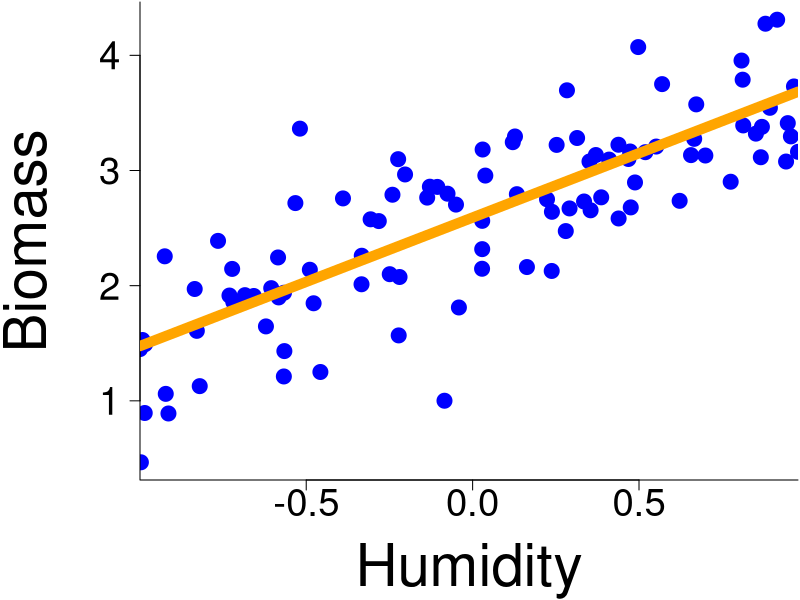
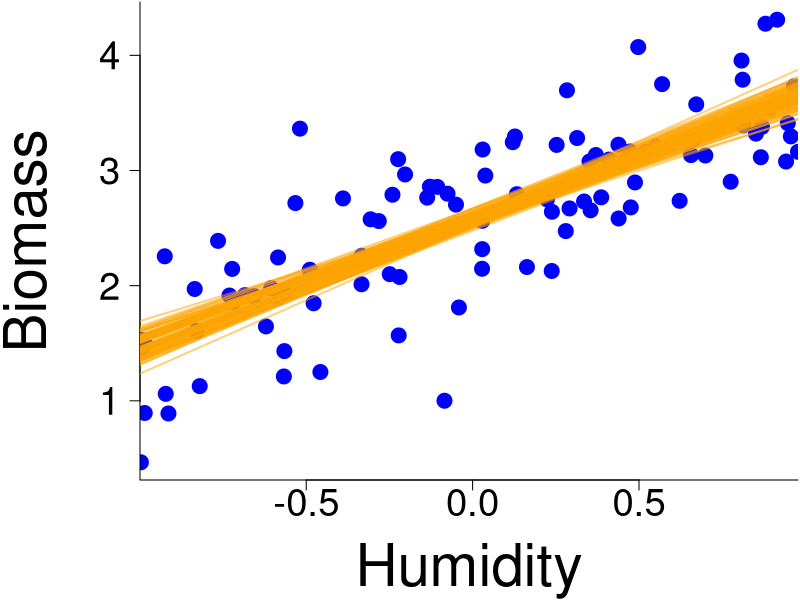
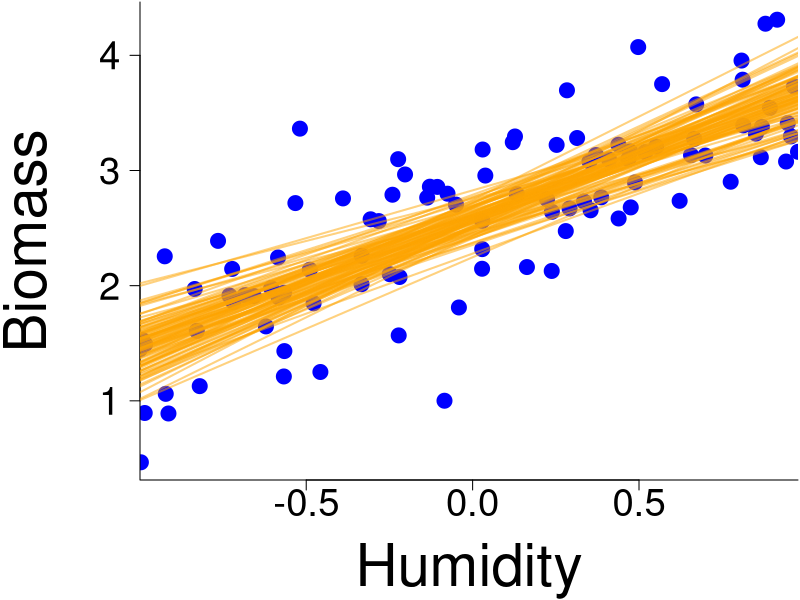
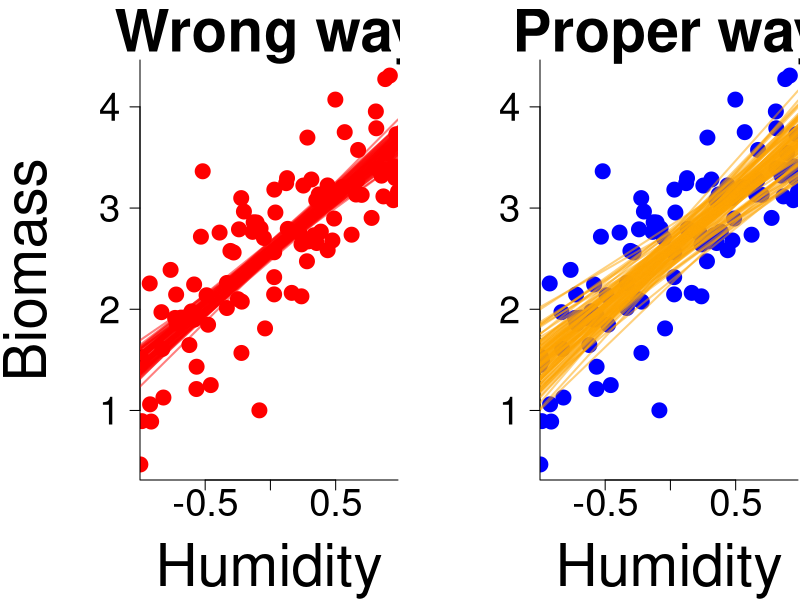
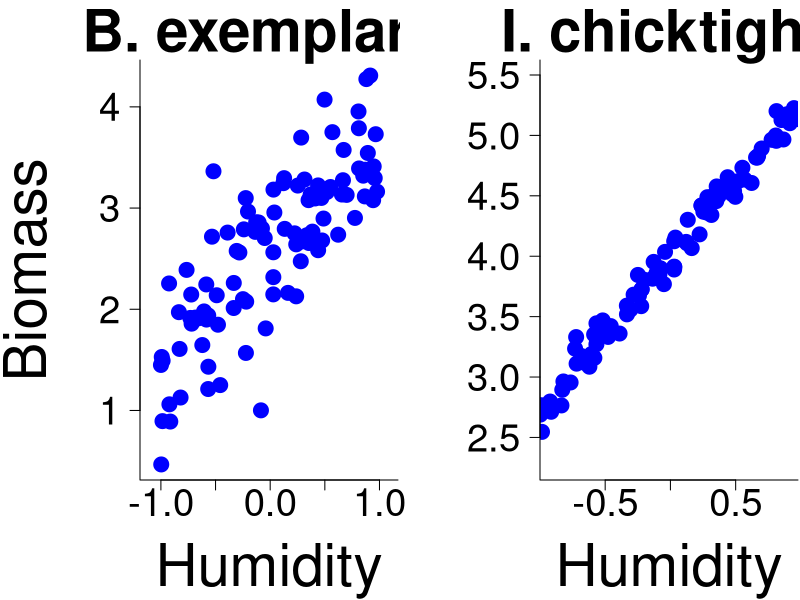

The R source for these figures, in order:
## ---- chunk 1
# Simulate some data
set.seed(42) # The answer !

covParam <- matrix(c(0.6, 0.3,0.3,0.8), 2, 2)
meanParam <- c(1.5, 0.2)
param <- MASS::mvrnorm(1, mu = meanParam, Sigma = covParam)
yintercept <- param[1]
slope <- param[2]
obs_error <- 0.5

x <- runif(100, min = -1, max = 1)
y_mean <- yintercept + slope * x
y_obs <- rnorm(100, mean = y_mean, sd = obs_error)

par(mar = c(6,7,0.1,0.1))
plot(x, y_obs,
     pch = 19,
     col="blue", 
     las=1,
     cex.axis=2.3,
     bty="L",
     xaxs="i",
     xlab = "",
     ylab = "",
     cex = 2)

mtext("Humidity", side = 1, line = 4.5, cex = 3.5)
mtext("Biomass", side = 2, line = 4.5, cex = 3.5)

abline(a = yintercept,
       b = slope,
       lwd = 10,
       col = "orange")
## ---- chunk 2
b.exemplaris <- y_obs
humidity <- x
## ---- chunk 3
reg <- lm(b.exemplaris ~ humidity)
## ---- chunk 4
(summaryReg <- summary(reg))
## ---- chunk 5
summaryReg$coefficients
## ---- chunk 6
# Object that include regression coefficients
regCoef <- summaryReg$coefficients

# Sample regression parameters
beta_0 <- rnorm(100, mean = regCoef[1,1], sd = regCoef[1,2])
beta_1 <- rnorm(100, mean = regCoef[2,1], sd = regCoef[2,2])
## ---- chunk 7
par(mar = c(6,7,0.1,0.1))
plot(x, y_obs,
     pch = 19,
     col="blue", 
     las=1,
     cex.axis=2.3,
     bty="L",
     xaxs="i",
     xlab = "",
     ylab = "",
     cex = 2)

mtext("Humidity", side = 1, line = 4.5, cex = 3.5)
mtext("Biomass", side = 2, line = 4.5, cex = 3.5)

orange <- col2rgb("orange")

for(i in 1:length(beta_0)){
abline(a = beta_0[i],
       b = beta_1[i],
       lwd = 2,
       col = rgb(orange[1,1]/256, orange[2,1]/256, orange[3,1]/256, alpha = 0.5))
}
## ---- chunk 8
(covReg <- summaryReg$cov.unscaled)
## ---- chunk 9
# Object that include regression coefficients
regCoef <- summaryReg$coefficients

# Sample regression parameters
beta <- MASS::mvrnorm(100, regCoef[,1], Sigma = covReg)
## ---- chunk 10
par(mar = c(6,7,0.1,0.1))
plot(x, y_obs,
     pch = 19,
     col="blue", 
     las=1,
     cex.axis=2.3,
     bty="L",
     xaxs="i",
     xlab = "",
     ylab = "",
     cex = 2)

mtext("Humidity", side = 1, line = 4.5, cex = 3.5)
mtext("Biomass", side = 2, line = 4.5, cex = 3.5)

orange <- col2rgb("orange")

for(i in 1:length(beta_0)){
  abline(a = beta[i,1],
       b = beta[i,2],
       lwd = 2,
       col = rgb(orange[1,1]/256, orange[2,1]/256, orange[3,1]/256, alpha = 0.5))
}
## ---- chunk 11
par(mfrow = c(1,2), mar = c(6,7,3,0.1))

plot(x, y_obs,
     pch = 19,
     col="red", 
     las=1,
     cex.axis=2.3,
     bty="L",
     xaxs="i",
     xlab = "",
     ylab = "",
     cex = 2, 
     main = "Wrong way",
     cex.main = 3.5)

mtext("Humidity", side = 1, line = 4.5, cex = 3.5)
mtext("Biomass", side = 2, line = 4.5, cex = 3.5)

for(i in 1:length(beta_0)){
abline(a = beta_0[i],
       b = beta_1[i],
       lwd = 2,
       col = rgb(1, 0, 0, alpha = 0.5))
}

plot(x, y_obs,
     pch = 19,
     col="blue", 
     las=1,
     cex.axis=2.3,
     bty="L",
     xaxs="i",
     xlab = "",
     ylab = "",
     cex = 2, 
     main = "Proper way",
     cex.main = 3.5)

mtext("Humidity", side = 1, line = 4.5, cex = 3.5)

orange <- col2rgb("orange")

for(i in 1:length(beta_0)){
  abline(a = beta[i,1],
       b = beta[i,2],
       lwd = 2,
       col = rgb(orange[1,1]/256, orange[2,1]/256, orange[3,1]/256, alpha = 0.5))
}
## ---- chunk 12
# Simulate some data
set.seed(42) # The answer !

yintercept <- 4
slope <- 1.3
obs_error <- 0.5
obs_error_small <- 0.1

y_mean <- yintercept + slope * humidity
y_obs <- rnorm(100, mean = y_mean, sd = obs_error)
y_obs_small <- rnorm(100, mean = y_mean, sd = obs_error_small)

par(mfrow = c(1,2),
    mar = c(6,7,3,0.1))

plot(humidity, b.exemplaris,
     pch = 19,
     col="blue", 
     las=1,
     cex.axis=2.3,
     bty="L",
     xaxs="i",
     xlab = "",
     ylab = "",
     cex = 2,
     asp = 1,
     main = "B. exemplaris",
     cex.main = 3.5)

mtext("Humidity", side = 1, line = 4.5, cex = 3.5)
mtext("Biomass", side = 2, line = 4.5, cex = 3.5)

plot(humidity, y_obs_small,
     pch = 19,
     col="blue", 
     las=1,
     cex.axis=2.3,
     bty="L",
     xaxs="i",
     xlab = "",
     ylab = "",
     cex.lab = 2.5,
     cex = 2,
     asp = 1,
     main = "I. chicktighii",
     cex.main = 3.5)

mtext("Humidity", side = 1, line = 4.5, cex = 3.5)


# For the next slide
i.chicktighii <- y_obs_small
## ---- chunk 13
# Regression model
regBexemplaris <- lm(b.exemplaris ~ humidity)
regIchicktighii <- lm(i.chicktighii ~ humidity)

# Summary
summaryRegBexemplaris <- summary(regBexemplaris)
summaryRegIchicktighii <- summary(regIchicktighii)
## ---- chunk 14
# Estimated coefficients
summaryRegBexemplaris$coefficients[,1:2]

# Estimated variance
summaryRegBexemplaris$sigma
## ---- chunk 15
# Estimated coefficients
summaryRegIchicktighii$coefficients[,1:2]

# Estimated variance
summaryRegIchicktighii$sigma
## ---- chunk 16
A <- matrix(c(3, 1, 5, -2), nrow = 2, ncol = 2)
A
t(A)
## ---- chunk 17
A <- matrix(c(3, 1, 5, -2), nrow = 2, ncol = 2)
B <- matrix(c(2, 4, 1, -2), nrow = 2, ncol = 2)
A + B
## ---- chunk 18
A <- matrix(c(3, 1, 5, -2), nrow = 2, ncol = 2)
c <- 0.3
c*A 
## ---- chunk 19
A <- matrix(c(3, 1, 5, -2), nrow = 2, ncol = 2)
x <- matrix(c(2,5), nrow = 2, ncol = 1)
A %*% x
## ---- chunk 20
A <- matrix(c(3, 1, 5, -2), nrow = 2, ncol = 2)
(Ainv <- solve(A))
A %*% Ainv
